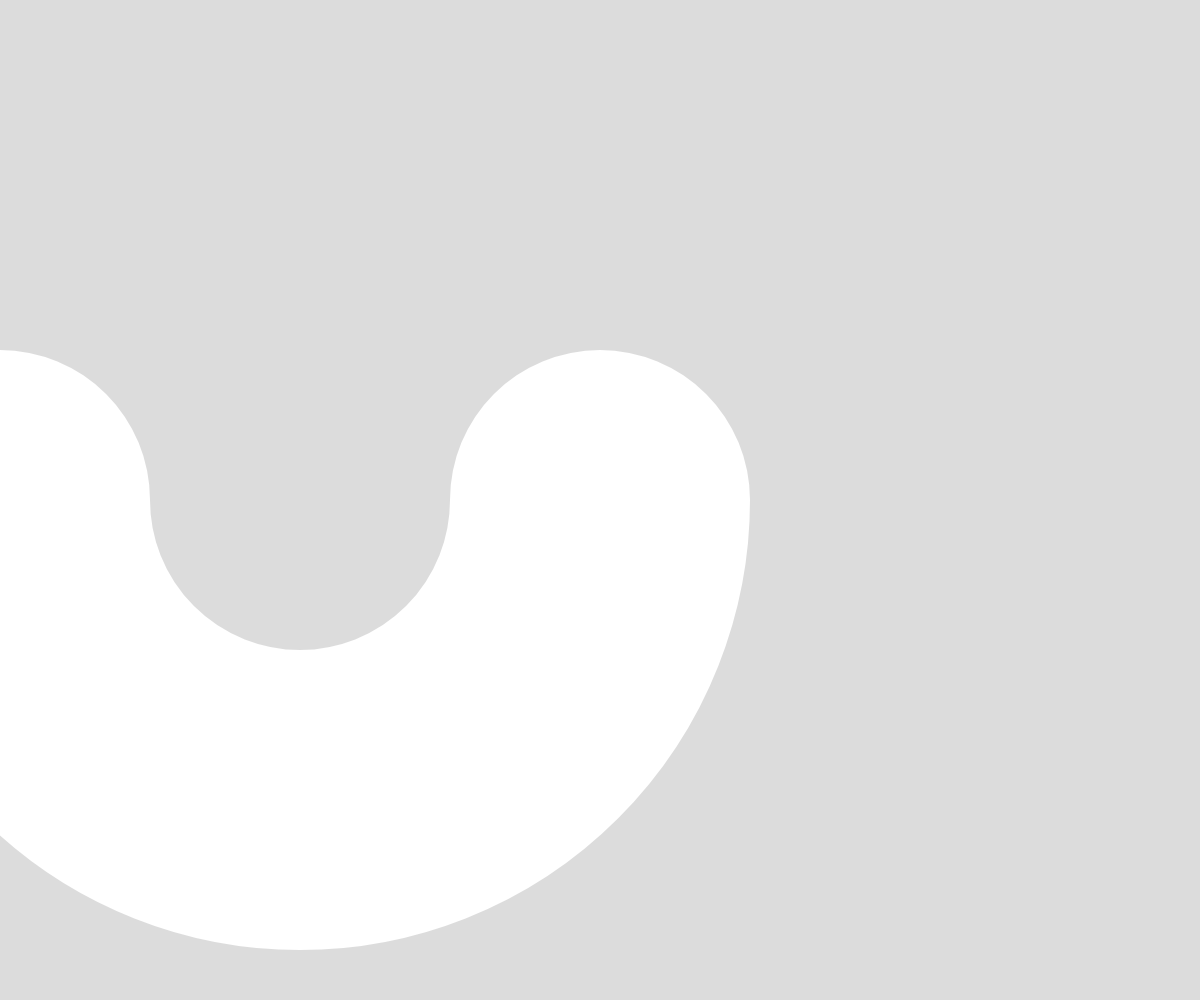
Frame 1 (no input)
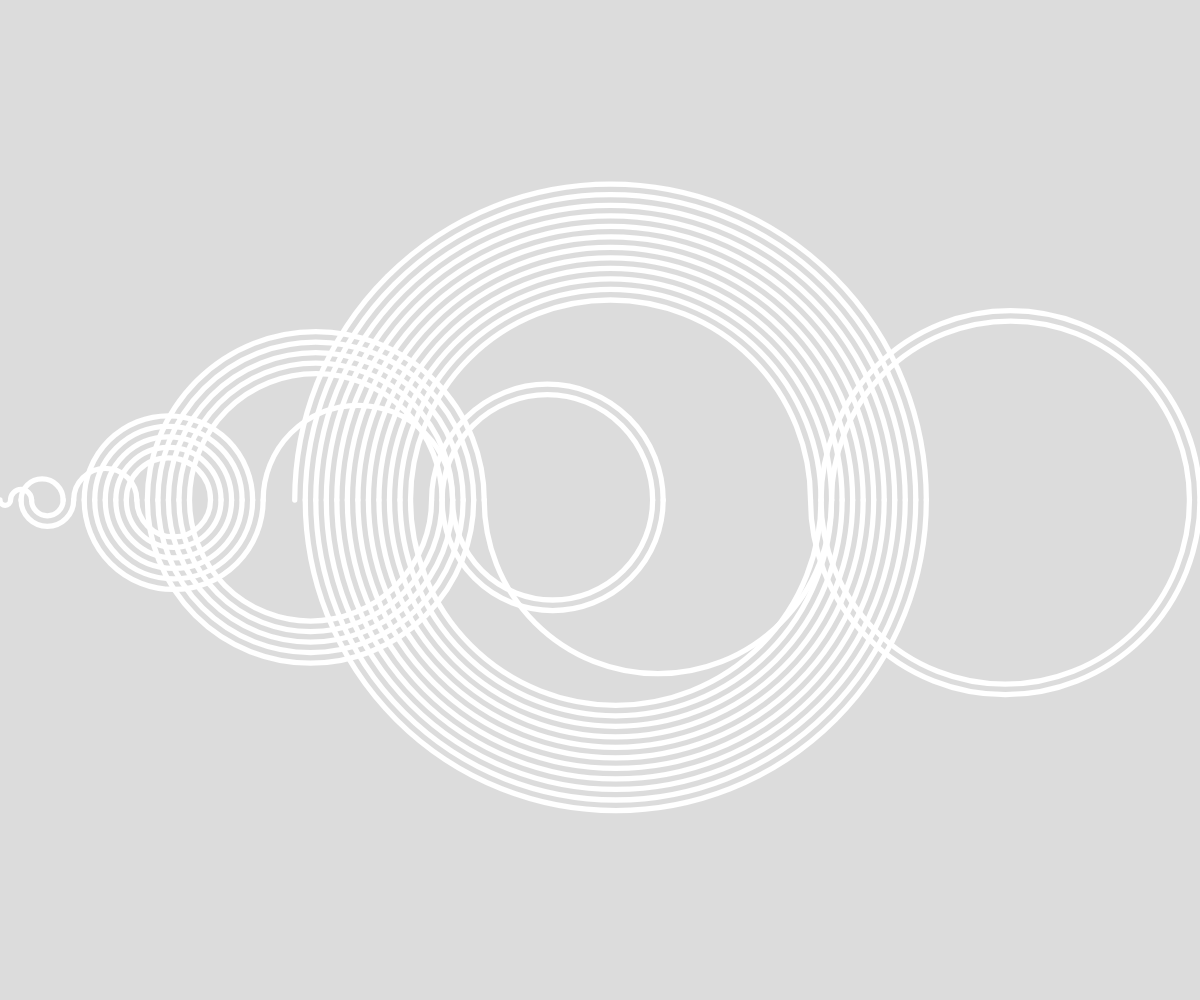
Frame 60 (no input)
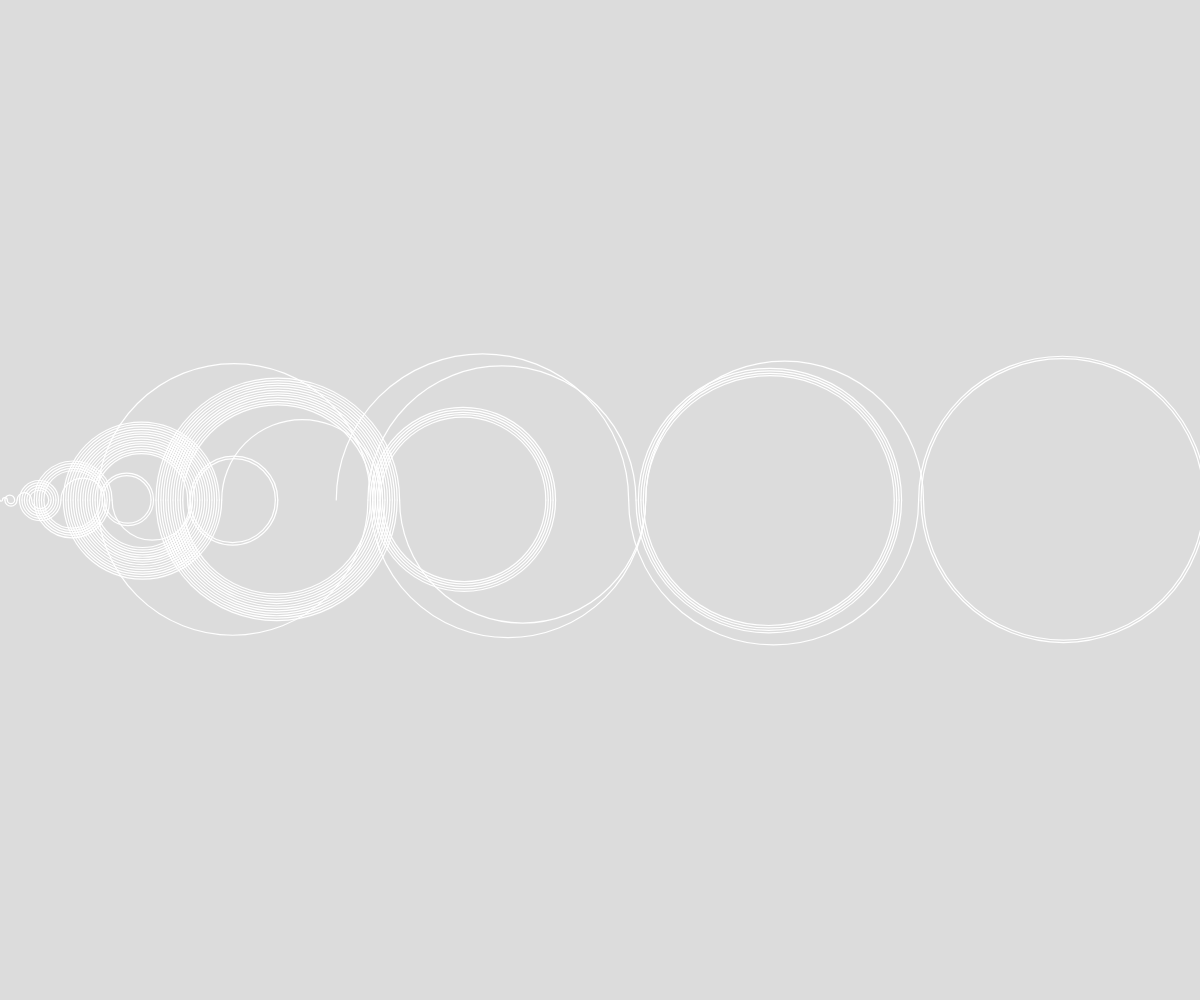
Frame 120 (the mouse pressed at the canvas centre since frame 60)

The p5.js sketch that drew these frames (run headless with seeded random() and noise() and a simulated clock; from frame 60 on, the mouse is pressed at the canvas centre):

// p5.js sketch
// ── sketch.js
// Recaman Sequence
// Ethan Spearey
// 2024-11-01

let sequence = [];
let stepAmount = 1;
let currentValue = 0;

let largest = 0;
let scaleAmount = 0;
let arcList = [];

function setup()
{
  createCanvas(windowWidth, windowHeight);
  stroke(255);
  noFill();
}

function draw()
{
  background(220);
  translate(0, height/2);
  addToSequence();
  scaleAmount = lerp(scaleAmount, width/largest, 0.5);
  scale(scaleAmount);
  renderArcs();
}

function addToSequence()
{
  let backwards = currentValue - stepAmount;
  if(backwards > 0 && !sequence.includes(backwards))
  {
    arcList.push(new rArch(currentValue, backwards, sequence.length%2));
    sequence.push(backwards);
    currentValue = backwards;
    stepAmount++;
  }
  else
  {
    let forwards = currentValue + stepAmount;
    arcList.push(new rArch(currentValue, forwards, sequence.length%2));
    sequence.push(forwards);
    currentValue = forwards;
    stepAmount++;
    if(currentValue > largest)
    {
      largest = currentValue;
    }
  }
}

function renderArcs()
{
  for(r of arcList)
  {
    r.display();
  }
}

class rArch
{
  constructor(start, end, direction)
  {
    this.start = start;
    this.end = end;
    this.direction = direction;
  }
  display()
  {
    let diameter = abs(this.start - this.end);
    let x = (this.start + this.end)/2;
    strokeWeight(0.5);
    if(this.direction === 0)
    {
      arc(x, 0, diameter, diameter, 0, PI);
    }
    else
    {
      arc(x, 0, diameter, diameter, PI, 0);
    }
  }
}
